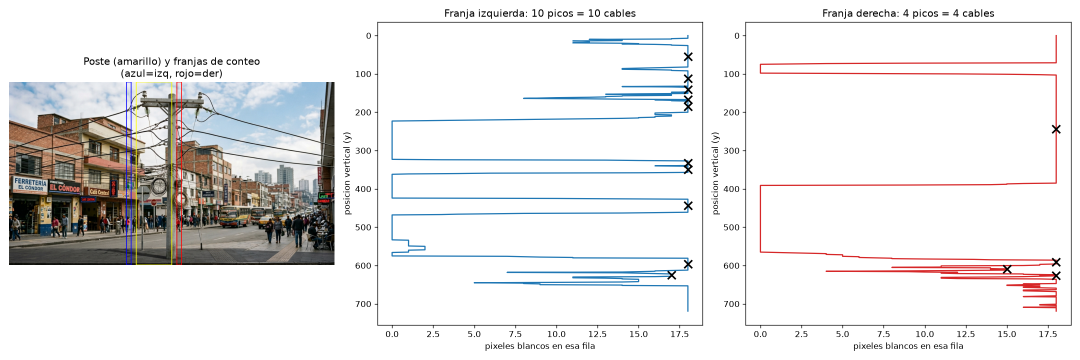
#> input picture debug_Gemini_Generated_Image_vrd2cqvrd2cqvrd2.png, 2160 x 720 px (shown at 1/2 size)
$ python -i debug_cables.py   (imports and definitions only)
#> lines starting #> are read from the running program, lines starting #| are printed output that depends on the picture
"""
Script de calibracion visual para el conteo de cables.

Uso:
    python debug_cables.py ruta/a/tu/foto.jpg

Que hace:
    1. Corre el mismo pipeline que main.py (YOLO -> mascara -> bordes ->
       deteccion de poste) sobre UNA foto.
    2. Dibuja sobre la imagen las dos franjas verticales que se usan
       para contar cables (izquierda y derecha del poste).
    3. Grafica el perfil de cada franja (cuantos pixeles blancos hay
       en cada fila) y marca con una 'x' cada pico detectado, es
       decir, cada cable que la funcion cuenta.

Sirve para responder a ojo: "¿el pico que se detecto ahi realmente es
un cable, o es ruido? ¿le falto detectar alguno?" y ajustar en
consecuencia los parametros de analisis.py:
    - ancho_franja      (que tan ancha es la banda que se analiza)
    - margen_poste      (que tan lejos del poste se ubica la banda)
    - distance en find_peaks   (separacion minima entre dos cables)
    - height en find_peaks     (que tan "lleno" debe estar un pico)
"""
import sys
import os

import cv2
import numpy as np
import matplotlib
# [1 line not run here, left out]
import matplotlib.pyplot as plt

ruta_actual = os.path.dirname(os.path.abspath(__file__))
if ruta_actual not in sys.path:
    sys.path.insert(0, ruta_actual)

from vision_ia import analizar_escena
from procesamiento import preparar_y_obtener_bordes
from analisis import detectar_estructura, _contar_picos_en_franja

# Deben coincidir con los valores usados en detectar_cables() (analisis.py)
MARGEN_POSTE = 20
ANCHO_FRANJA = 18


def analizar_una_foto(ruta_imagen):
    img = cv2.imread(ruta_imagen)
#> img is the input picture: shape (720, 2160, 3); mean B, G, R 229.5, 229.5, 230.5
    if img is None:
        print(f"No se pudo abrir la imagen: {ruta_imagen}")
        return
    img = cv2.resize(img, (1280, 720))
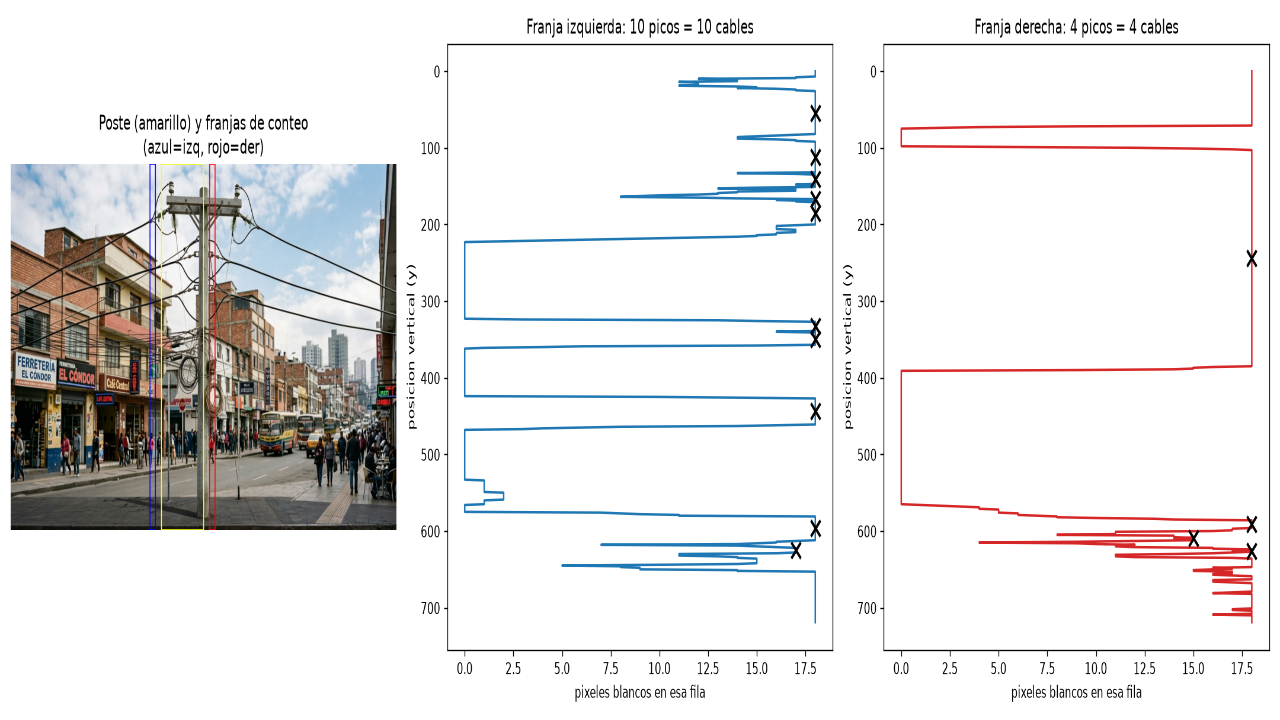
#> img: shape (720, 1280, 3); mean B, G, R 229.5, 229.5, 230.5

#> (the run stopped early here; a loop or call above may not have finished)
